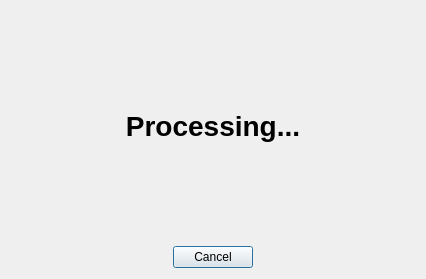
<?xml version="1.0" encoding="UTF-8"?>
<ui version="4.0">
 <class>Dialog</class>
 <widget class="QDialog" name="Dialog">
  <property name="geometry">
   <rect>
    <x>0</x>
    <y>0</y>
    <width>426</width>
    <height>279</height>
   </rect>
  </property>
  <property name="windowTitle">
   <string>Dialog</string>
  </property>
  <layout class="QVBoxLayout" name="verticalLayout">
   <item>
    <widget class="QLabel" name="process">
     <property name="sizePolicy">
      <sizepolicy hsizetype="Preferred" vsizetype="Preferred">
       <horstretch>0</horstretch>
       <verstretch>1</verstretch>
      </sizepolicy>
     </property>
     <property name="minimumSize">
      <size>
       <width>0</width>
       <height>0</height>
      </size>
     </property>
     <property name="font">
      <font>
       <pointsize>21</pointsize>
       <weight>75</weight>
       <bold>true</bold>
      </font>
     </property>
     <property name="text">
      <string>Processing...</string>
     </property>
     <property name="alignment">
      <set>Qt::AlignCenter</set>
     </property>
    </widget>
   </item>
   <item>
    <layout class="QHBoxLayout" name="horizontalLayout">
     <item>
      <spacer name="horizontalSpacer_2">
       <property name="orientation">
        <enum>Qt::Horizontal</enum>
       </property>
       <property name="sizeHint" stdset="0">
        <size>
         <width>40</width>
         <height>20</height>
        </size>
       </property>
      </spacer>
     </item>
     <item>
      <widget class="QDialogButtonBox" name="buttonBox">
       <property name="sizePolicy">
        <sizepolicy hsizetype="Fixed" vsizetype="Preferred">
         <horstretch>0</horstretch>
         <verstretch>0</verstretch>
        </sizepolicy>
       </property>
       <property name="orientation">
        <enum>Qt::Horizontal</enum>
       </property>
       <property name="standardButtons">
        <set>QDialogButtonBox::Cancel</set>
       </property>
      </widget>
     </item>
     <item>
      <spacer name="horizontalSpacer">
       <property name="orientation">
        <enum>Qt::Horizontal</enum>
       </property>
       <property name="sizeHint" stdset="0">
        <size>
         <width>40</width>
         <height>20</height>
        </size>
       </property>
      </spacer>
     </item>
    </layout>
   </item>
  </layout>
 </widget>
 <resources/>
 <connections>
  <connection>
   <sender>buttonBox</sender>
   <signal>accepted()</signal>
   <receiver>Dialog</receiver>
   <slot>accept()</slot>
   <hints>
    <hint type="sourcelabel">
     <x>248</x>
     <y>254</y>
    </hint>
    <hint type="destinationlabel">
     <x>157</x>
     <y>274</y>
    </hint>
   </hints>
  </connection>
  <connection>
   <sender>buttonBox</sender>
   <signal>rejected()</signal>
   <receiver>Dialog</receiver>
   <slot>reject()</slot>
   <hints>
    <hint type="sourcelabel">
     <x>316</x>
     <y>260</y>
    </hint>
    <hint type="destinationlabel">
     <x>286</x>
     <y>274</y>
    </hint>
   </hints>
  </connection>
 </connections>
</ui>
